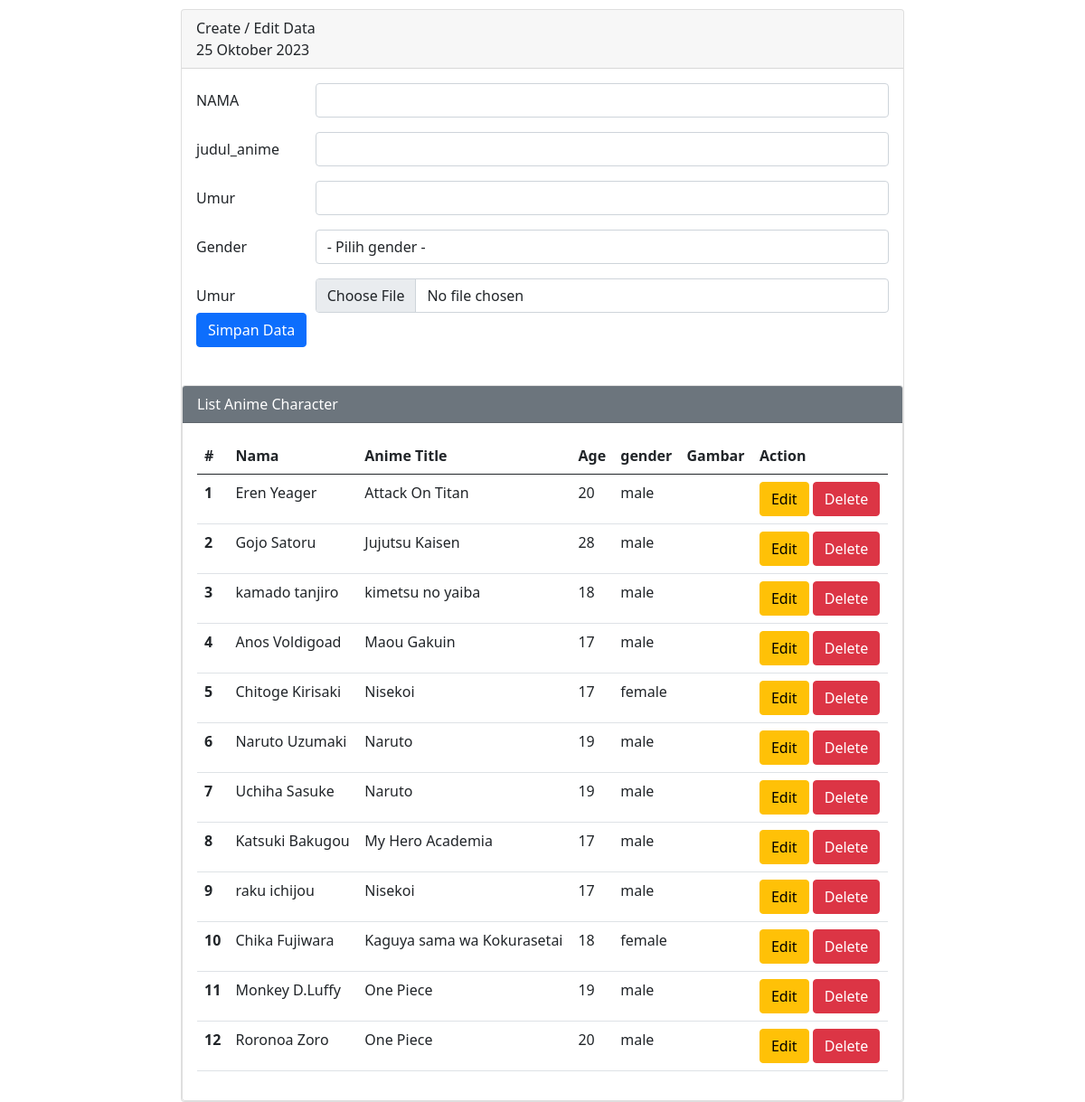
Screenshot of /web-login/formulir.php with the database file from the repository.
### tables this page shows
CREATE TABLE `character_anime` (
  `id` int(50) NOT NULL,
  `nama` varchar(100) NOT NULL,
  `judul_anime` varchar(100) NOT NULL,
  `umur` varchar(100) NOT NULL,
  `gender` varchar(100) NOT NULL,
  `gambar` varchar(50) NOT NULL
);

### web-login/formulir.php (the view, shortened to what this page needs)
<?php
require '../web-login/koneksi.php';
$nama        = "";
$judul_anime       = "";
$umur   = "";
$gambar ="";
?>
<!DOCTYPE html>
<html lang="en">
<head>
    <link href="https://cdn.jsdelivr.net/npm/bootstrap@5.0.0-beta2/dist/css/bootstrap.min.css" rel="stylesheet">
</head>
<body>
    <div class="mx-auto">
        <div class="card">
            <div class="card-header">
                Create / Edit Data<br>
                <?php
                $tanggal = date('2023-10-25');
                switch (date('m', strtotime($tanggal))) {
                    case '10':
                        $bulan = 'Oktober';
                        break;
                }
                echo date('d', strtotime($tanggal)). ' '. $bulan. ' '. date('Y', strtotime($tanggal));
                ?>
            </div>
            <div class="card-body">
                <form action="" method="POST">
                    <div class="mb-3 row">
                        <label for="nama" class="col-sm-2 col-form-label">NAMA</label>
                        <div class="col-sm-10">
                            <input type="text" class="form-control" id="nama" name="nama" value="<?php echo $nama ?>">
                        </div>
                    </div>
                    <div class="mb-3 row">
                        <label for="judul_anime" class="col-sm-2 col-form-label">judul_anime</label>
                        <div class="col-sm-10">
                            <input type="text" class="form-control" id="judul_anime" name="judul_anime" value="<?php echo $judul_anime ?>">
                        </div>
                    </div>
                    <div class="mb-3 row">
                        <label for="umur" class="col-sm-2 col-form-label">Umur</label>
                        <div class="col-sm-10">
                            <input type="text" class="form-control" id="umur" name="umur" value="<?php echo $umur ?>">
                        </div>
                    </div>
                    <div class="mb-3 row">
                        <label for="gender" class="col-sm-2 col-form-label">Gender</label>
                        <div class="col-sm-10">
                            <select class="form-control" name="gender" id="gender">
                                <option value="">- Pilih gender -</option>
                            </select>
                        </div>
                    </div>
                    <div class="mb-3 row">
                        <label for="file" class="col-sm-2 col-form-label">Umur</label>
                        <div class="col-sm-10">
                            <input type="file" class="form-control" id="gambar" name="gambar" value="<?php echo $gambar ?>">
                        </div>
                    <div class="col-12">
                        <input type="submit" name="simpan" value="Simpan Data" class="btn btn-primary" />
                    </div>
                </form>
            </div>
        </div>
        <div class="card">
            <div class="card-header text-white bg-secondary">
                List Anime Character
            </div>
            <div class="card-body">
                <table class="table">
                    <thead>
                        <tr>
                            <th scope="col">#</th>
                            <th scope="col">Nama</th>
                            <th scope="col">Anime Title</th>
                            <th scope="col">Age</th>
                            <th scope="col">gender</th>
                            <th scope="col">Gambar</th>
                            <th scope="col">Action</th>
                        </tr>
                    </thead>
                    <tbody>
                        <?php
                        $sql2   = "select * from character_anime order by id desc";
                        $q2     = mysqli_query($conn, $sql2);
                        $urut   = 1;
                        while ($r2 = mysqli_fetch_array($q2)) {
                            $id         = $r2['id'];
                            $nama        = $r2['nama'];
                            $judul_anime       = $r2['judul_anime'];
                            $umur               = $r2['umur'];
                            $gender   = $r2['gender'];
                            $gambar   = $r2['gambar'];
                        ?>
                            <tr>
                                <th scope="row"><?php echo $urut++ ?></th>
                                <td scope="row"><?php echo $nama ?></td>
                                <td scope="row"><?php echo $judul_anime ?></td>
                                <td scope="row"><?php echo $umur ?></td>
                                <td scope="row"><?php echo $gender ?></td>
                                <td scope="row"><?php echo $gambar ?></td>
                                <td scope="row">
                                    <a href="formulir.php?op=edit&id=<?php echo $id ?>"><button type="button" class="btn btn-warning">Edit</button></a>
                                    <a href="formulir.php?op=delete&id=<?php echo $id?>" onclick="return confirm('Yakin mau delete data?')"><button type="button" class="btn btn-danger">Delete</button></a>
                                </td>
                            </tr>
                        <?php
                        }
                        ?>
                    </tbody>
                </table>
            </div>
        </div>
    </div>
</body>
</html>

### web-login/formulir.php (style rules this page uses)
.mx-auto { width: 800px }
.card { margin-top: 10px; }

### rows the page displays
character_anime: nama "Eren Yeager", judul_anime "Attack On Titan", umur "20", gender "male"
character_anime: nama "Gojo Satoru", judul_anime "Jujutsu Kaisen", umur "28", gender "male"
character_anime: nama "kamado tanjiro", judul_anime "kimetsu no yaiba", umur "18", gender "male"
character_anime: nama "Anos Voldigoad", judul_anime "Maou Gakuin", umur "17", gender "male"
character_anime: nama "Chitoge Kirisaki", judul_anime "Nisekoi", umur "17", gender "female"
character_anime: nama "Naruto Uzumaki", judul_anime "Naruto", umur "19", gender "male"
character_anime: nama "Uchiha Sasuke", judul_anime "Naruto", umur "19", gender "male"
character_anime: nama "Katsuki Bakugou", judul_anime "My Hero Academia", umur "17", gender "male"
character_anime: nama "raku ichijou", judul_anime "Nisekoi", umur "17", gender "male"
character_anime: nama "Chika Fujiwara", judul_anime "Kaguya sama wa Kokurasetai", umur "18", gender "female"
character_anime: nama "Monkey D.Luffy", judul_anime "One Piece", umur "19", gender "male"
character_anime: nama "Roronoa Zoro", judul_anime "One Piece", umur "20", gender "male"

### other values shown
$bulan "Oktober"
